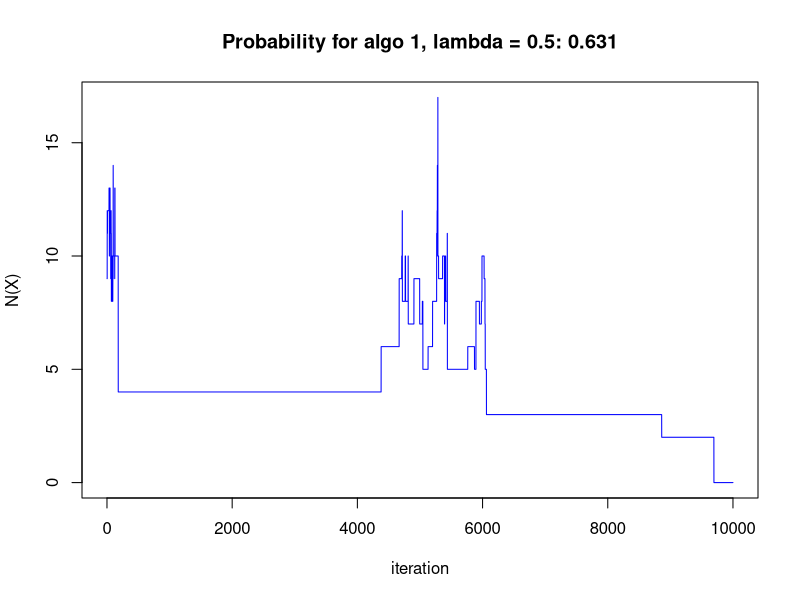
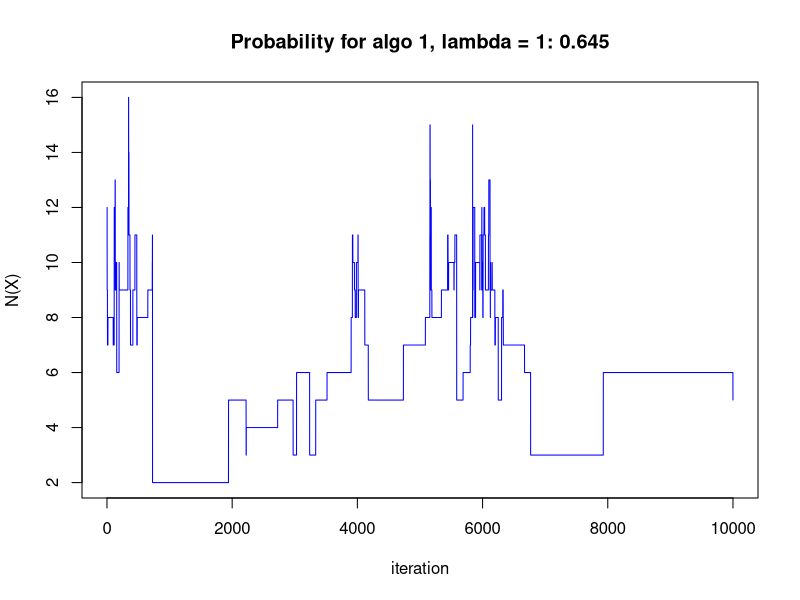
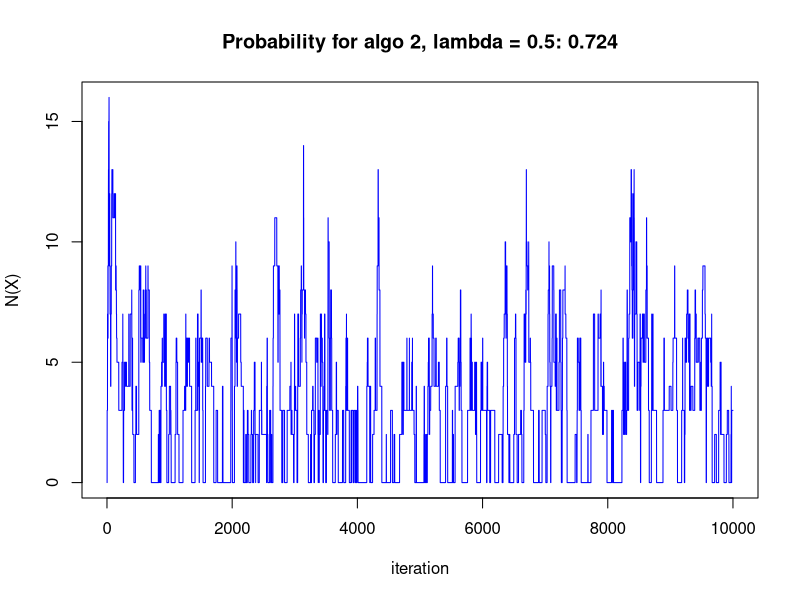
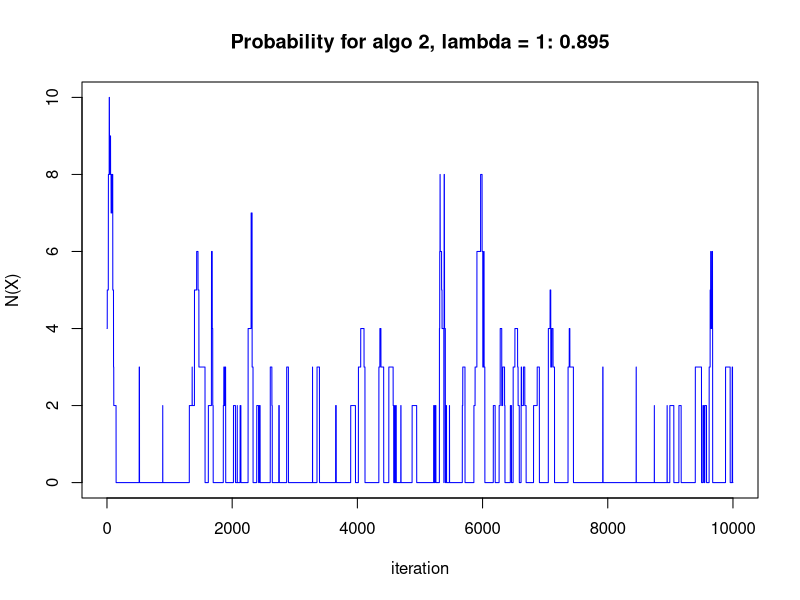
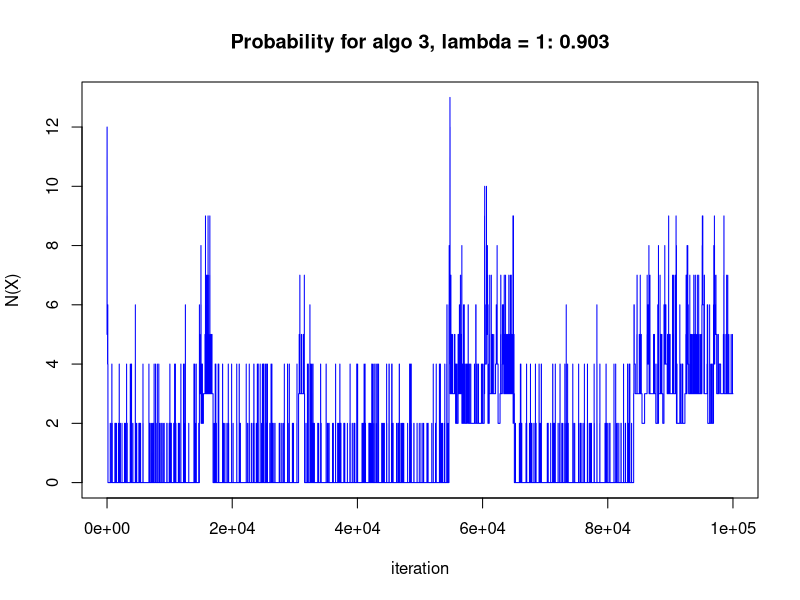

Source code (R) for these figures, in order:
## * Compute neighboring matrix
M1_base <- cbind(diag(3), rep(0, 3)) + cbind(rep(0, 3), -diag(3))
M1 <- rbind(
  cbind(M1_base, matrix(0, 3, 12)),
  cbind(matrix(0, 3, 4), M1_base, matrix(0, 3, 8)),
  cbind(matrix(0, 3, 8), M1_base, matrix(0, 3, 4)),
  cbind(matrix(0, 3, 12), M1_base))
M2_base <- cbind(diag(4), -diag(4))
M2 <- rbind(
  cbind(M2_base, matrix(0, 4, 8)),
  cbind(matrix(0, 4, 4), M2_base, matrix(0, 4, 4)),
  cbind(matrix(0, 4, 8), M2_base))
M <- rbind(M1, M2)

D <- function(V) {
  X <- matrix(V, 4, 4)
  sum(abs(diff(X, 1, 1))) + sum(abs(diff(t(X), 1, 1)))
}

## test
V1 <- c(1, 0, 0, 0, 0, 0, 0, 0, 0, 0, 0, 0, 0, 0, 0, 0)
print(sprintf("For example 1, D(X) = %i", sum(abs(M %*% V1))))
V2 <- c(1, 0, 0, 0, 1, 1, 0, 0, 0, 0, 0, 0, 0, 0, 0, 0)
print(sprintf("For example 2, D(X) = %i", sum(abs(M %*% V2))))

## * Metropolis-Hastings algorithm
metropolis <- function(true_dens, prop_func,
                       X_init, sample_size, lambda) {
  X <- X_init
  samples <- matrix(NA, sample_size, length(X_init))
  accept_rate <- rep(0, sample_size)
  for (i in 1:sample_size) {
    X_new <- prop_func(X)
    alpha <- min(1, true_dens(X_new, lambda) / true_dens(X, lambda))
    U <- runif(1)
    if (U < alpha) {
      samples[i, ] <- X_new
      X <- X_new
      accept_rate[i] <- 1
    } else {
      samples[i, ] <- X
    }
  }
  return(list(samples = samples, accept_rate = accept_rate))
}

true_dens <- function(V, lambda) {
  N_X <- sum(V)
  D_X <- D(V) #sum(abs(M %*% V))
  0.8^N_X * 0.2^(16 - N_X) * exp(-lambda * D_X)
}

diag_all_one <- function(V) {
  X <- matrix(V, 4, 4)
  all(diag(X) == 1)
}

## * MH1
prop_func1 <- function(X) {
  rbinom(16, 1, 0.5)
}

V <- matrix(0, 4, 4)
sample_size <- 10000
result <- metropolis(true_dens, prop_func1, V, sample_size, 0.5)
samples <- result$samples
plot(1:sample_size, apply(samples, 1, D),
  type = "l", col = "blue", xlab = "iteration", ylab = "N(X)",
  main = sprintf("Probability for algo 1, lambda = 0.5: %.3f",
    mean(apply(samples, 1, diag_all_one))))

result <- metropolis(true_dens, prop_func1, V, sample_size, 0.5)
samples <- result$samples
plot(1:sample_size, apply(samples, 1, D),
  type = "l", col = "blue", xlab = "iteration", ylab = "N(X)",
  main = sprintf("Probability for algo 1, lambda = 1: %.3f",
    mean(apply(samples, 1, diag_all_one))))

## * MH2
prop_func2 <- function(X) {
  idx <- sample(16, 1, replace = TRUE, prob = rep(1 / 16, 16))
  X[idx] <- rbinom(1, 1, 0.5)
  return(X)
}

result <- metropolis(true_dens, prop_func2, V, sample_size, 0.5)
samples <- result$samples
plot(1:sample_size, apply(samples, 1, D),
  type = "l", col = "blue", xlab = "iteration", ylab = "N(X)",
  main = sprintf("Probability for algo 2, lambda = 0.5: %.3f",
    mean(apply(samples, 1, diag_all_one))))

result <- metropolis(true_dens, prop_func2, V, sample_size, 1)
samples <- result$samples
plot(1:sample_size, apply(samples, 1, D),
  type = "l", col = "blue", xlab = "iteration", ylab = "N(X)",
  main = sprintf("Probability for algo 2, lambda = 1: %.3f",
    mean(apply(samples, 1, diag_all_one))))

## * MH3
sample_size <- 100000
lambda <- 1
V <- V2
X <- matrix(V, 4, 4)
samples <- matrix(NA, sample_size, length(V))
for (i in 1:sample_size) {
  ## diagonal
  X.star <- X
  diag(X.star) <- rbinom(4, 1, 0.5)
  alpha <- min(1, true_dens(c(X.star), lambda) / true_dens(c(X), lambda))
  U <- runif(1)
  if (U < alpha) {
    samples[i, ] <- c(X.star)
    X <- X.star
  } else {
    samples[i, ] <- c(X)
  }
  ## off-diagonal
  X.star <- X
  X.star[col(X.star) != row(X.star)] <- rbinom(12, 1, 0.5)
  alpha <- min(1, true_dens(c(X.star), lambda) / true_dens(c(X), lambda))
  U <- runif(1)
  if (U < alpha) {
    samples[i, ] <- c(X.star)
    X <- X.star
  } else {
    samples[i, ] <- c(X)
  }
}

plot(1:sample_size, apply(samples, 1, D),
  type = "l", col = "blue", xlab = "iteration", ylab = "N(X)",
  main = sprintf(
    "Probability for algo 3, lambda = 1: %.3f",
    mean(apply(samples, 1, diag_all_one))))
